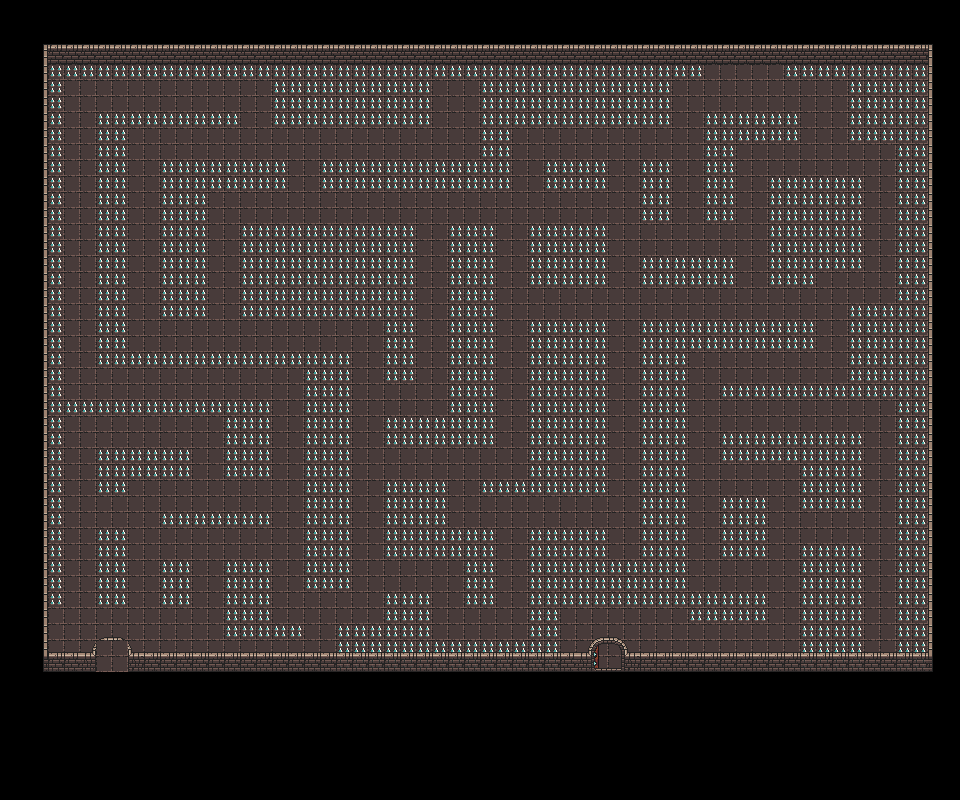

Below is a game level as drawn by its tile map, then a one-line description and the .tmx that defines it (tile-layer data replaced by summaries):
An orthogonal 60x50 tile map with 16x16 px tiles, 3 tile layers (void, ground, walls), 3 tilesets and 2 objects (leyenda, door).

<map version="1.5" tiledversion="1.7.2" orientation="orthogonal" renderorder="right-down" width="60" height="50" tilewidth="16" tileheight="16" infinite="0" nextlayerid="12" nextobjectid="82">
 <editorsettings>
  <export target="mapa2prueba.json" format="json" />
 </editorsettings>
 <tileset firstgid="1" name="dungeon" tilewidth="16" tileheight="16" tilecount="1024" columns="32">
  <image source="../tilesets/TSMapa/PNG/tileset.png" width="512" height="512" />
  <tile id="1">
   <properties>
    <property name="colides" type="bool" value="false" />
    <property name="horizontalWalls" type="bool" value="false" />
   </properties>
  </tile>
  <tile id="2">
   <properties>
    <property name="colides" type="bool" value="true" />
    <property name="horizontalWalls" type="bool" value="true" />
   </properties>
  </tile>
  <tile id="3">
   <properties>
    <property name="colides" type="bool" value="true" />
    <property name="horizontalWalls" type="bool" value="true" />
   </properties>
  </tile>
  <tile id="4">
   <properties>
    <property name="colides" type="bool" value="true" />
   </properties>
  </tile>
  <tile id="5">
   <properties>
    <property name="colides" type="bool" value="true" />
   </properties>
  </tile>
  <tile id="6">
   <properties>
    <property name="colides" type="bool" value="true" />
   </properties>
  </tile>
  <tile id="33">
   <properties>
    <property name="colides" type="bool" value="true" />
    <property name="wall" type="bool" value="true" />
   </properties>
  </tile>
  <tile id="34">
   <properties>
    <property name="colides" type="bool" value="true" />
   </properties>
  </tile>
  <tile id="35">
   <properties>
    <property name="colides" type="bool" value="true" />
   </properties>
  </tile>
  <tile id="36">
   <properties>
    <property name="colides" type="bool" value="true" />
   </properties>
  </tile>
  <tile id="37">
   <properties>
    <property name="colides" type="bool" value="true" />
   </properties>
  </tile>
  <tile id="38">
   <properties>
    <property name="colides" type="bool" value="true" />
   </properties>
  </tile>
  <tile id="65">
   <properties>
    <property name="colides" type="bool" value="true" />
   </properties>
  </tile>
  <tile id="66">
   <properties>
    <property name="colides" type="bool" value="true" />
   </properties>
  </tile>
  <tile id="67">
   <properties>
    <property name="colides" type="bool" value="true" />
   </properties>
  </tile>
  <tile id="97">
   <properties>
    <property name="colides" type="bool" value="true" />
   </properties>
  </tile>
  <tile id="98">
   <properties>
    <property name="colides" type="bool" value="true" />
   </properties>
  </tile>
  <tile id="99">
   <properties>
    <property name="colides" type="bool" value="true" />
   </properties>
  </tile>
  <tile id="100">
   <properties>
    <property name="colides" type="bool" value="true" />
   </properties>
  </tile>
  <tile id="101">
   <properties>
    <property name="colides" type="bool" value="true" />
   </properties>
  </tile>
  <tile id="102">
   <properties>
    <property name="colides" type="bool" value="true" />
   </properties>
  </tile>
  <tile id="164">
   <properties>
    <property name="colides" type="bool" value="true" />
   </properties>
  </tile>
  <tile id="165">
   <properties>
    <property name="colides" type="bool" value="true" />
   </properties>
  </tile>
  <tile id="166">
   <properties>
    <property name="colides" type="bool" value="true" />
   </properties>
  </tile>
  <tile id="197">
   <properties>
    <property name="colides" type="bool" value="true" />
   </properties>
  </tile>
  <tile id="198">
   <properties>
    <property name="colides" type="bool" value="true" />
   </properties>
  </tile>
  <tile id="224">
   <properties>
    <property name="colides" type="bool" value="true" />
   </properties>
  </tile>
  <tile id="225">
   <properties>
    <property name="colides" type="bool" value="true" />
   </properties>
  </tile>
  <tile id="226">
   <properties>
    <property name="colides" type="bool" value="true" />
    <property name="horizontalWalls" type="bool" value="true" />
   </properties>
  </tile>
  <tile id="227">
   <properties>
    <property name="colides" type="bool" value="true" />
    <property name="horizontalWalls" type="bool" value="true" />
   </properties>
  </tile>
  <tile id="256">
   <properties>
    <property name="colides" type="bool" value="true" />
   </properties>
  </tile>
  <tile id="257">
   <properties>
    <property name="colides" type="bool" value="true" />
   </properties>
  </tile>
  <tile id="258">
   <properties>
    <property name="colides" type="bool" value="true" />
    <property name="wall" type="bool" value="true" />
   </properties>
  </tile>
  <tile id="259">
   <properties>
    <property name="colides" type="bool" value="true" />
    <property name="wall" type="bool" value="true" />
   </properties>
  </tile>
  <tile id="260">
   <properties>
    <property name="colides" type="bool" value="true" />
   </properties>
  </tile>
  <tile id="261">
   <properties>
    <property name="colides" type="bool" value="true" />
   </properties>
  </tile>
  <tile id="288">
   <properties>
    <property name="colides" type="bool" value="true" />
   </properties>
  </tile>
  <tile id="289">
   <properties>
    <property name="colides" type="bool" value="true" />
   </properties>
  </tile>
  <tile id="290">
   <properties>
    <property name="colides" type="bool" value="true" />
   </properties>
  </tile>
  <tile id="291">
   <properties>
    <property name="colides" type="bool" value="true" />
   </properties>
  </tile>
  <tile id="292">
   <properties>
    <property name="colides" type="bool" value="true" />
   </properties>
  </tile>
  <tile id="293">
   <properties>
    <property name="colides" type="bool" value="true" />
   </properties>
  </tile>
  <tile id="322">
   <properties>
    <property name="colides" type="bool" value="true" />
    <property name="horizontalWalls" type="bool" value="true" />
   </properties>
  </tile>
  <tile id="323">
   <properties>
    <property name="colides" type="bool" value="true" />
    <property name="horizontalWalls" type="bool" value="true" />
   </properties>
  </tile>
  <tile id="356">
   <properties>
    <property name="void" type="bool" value="true" />
   </properties>
  </tile>
  <tile id="389">
   <properties>
    <property name="colides" type="bool" value="true" />
   </properties>
  </tile>
  <tile id="418">
   <properties>
    <property name="colides" type="bool" value="false" />
   </properties>
  </tile>
  <tile id="419">
   <properties>
    <property name="colides" type="bool" value="false" />
   </properties>
  </tile>
  <tile id="450">
   <properties>
    <property name="isDoorOpen" type="bool" value="false" />
   </properties>
  </tile>
  <tile id="451">
   <properties>
    <property name="isDoorOpen" type="bool" value="false" />
   </properties>
  </tile>
  <tile id="453">
   <properties>
    <property name="isDoorOpen" type="bool" value="true" />
   </properties>
  </tile>
  <tile id="454">
   <properties>
    <property name="isDoorOpen" type="bool" value="true" />
   </properties>
  </tile>
  <tile id="481">
   <properties>
    <property name="colides" type="bool" value="true" />
    <property name="wall" type="bool" value="true" />
   </properties>
  </tile>
  <tile id="482">
   <properties>
    <property name="colides" type="bool" value="true" />
    <property name="isDoorOpen" type="bool" value="false" />
   </properties>
  </tile>
  <tile id="483">
   <properties>
    <property name="colides" type="bool" value="true" />
    <property name="isDoorOpen" type="bool" value="false" />
   </properties>
  </tile>
  <tile id="484">
   <properties>
    <property name="colides" type="bool" value="true" />
    <property name="wall" type="bool" value="true" />
   </properties>
  </tile>
  <tile id="485">
   <properties>
    <property name="isDoorOpen" type="bool" value="true" />
   </properties>
  </tile>
  <tile id="486">
   <properties>
    <property name="isDoorOpen" type="bool" value="true" />
   </properties>
  </tile>
  <tile id="595">
   <properties>
    <property name="colides" type="bool" value="true" />
   </properties>
  </tile>
 </tileset>
 <tileset firstgid="1025" name="doors_spriteSheet" tilewidth="32" tileheight="32" tilecount="2" columns="2">
  <image source="../tilesets/TSMapa/PNG/doors.png" width="64" height="32" />
  <tile id="0" type="door">
   <properties>
    <property name="colides" type="bool" value="true" />
   </properties>
  </tile>
  <tile id="1" type="door" />
 </tileset>
 <tileset firstgid="1027" name="table" tilewidth="32" tileheight="16" tilecount="512" columns="16">
  <image source="../tilesets/TSMapa/PNG/tileset.png" width="512" height="512" />
 </tileset>
 <layer id="10" name="void" width="60" height="50">
  <data>[3000 cells, 1055 non-empty, 1 distinct tile ids]</data>
 </layer>
 <layer id="1" name="ground" width="60" height="50">
  <data>[3000 cells, 1035 non-empty, 1 distinct tile ids]</data>
 </layer>
 <objectgroup id="8" name="leyenda">
  <object id="43" name="leyenda" x="41.3312" y="33.2677">
   <properties>
    <property name="challenges" type="int" value="1" />
   </properties>
  </object>
 </objectgroup>
 <layer id="2" name="walls" width="60" height="50" opacity="0.93">
  <data>[3000 cells, 301 non-empty, 21 distinct tile ids]</data>
 </layer>
 <objectgroup id="7" name="objects">
  <object id="22" name="door" type="door" gid="1025" x="95.9659" y="672.023" width="32" height="32">
   <properties>
    <property name="challenge" type="int" value="1" />
   </properties>
  </object>
 </objectgroup>
</map>
